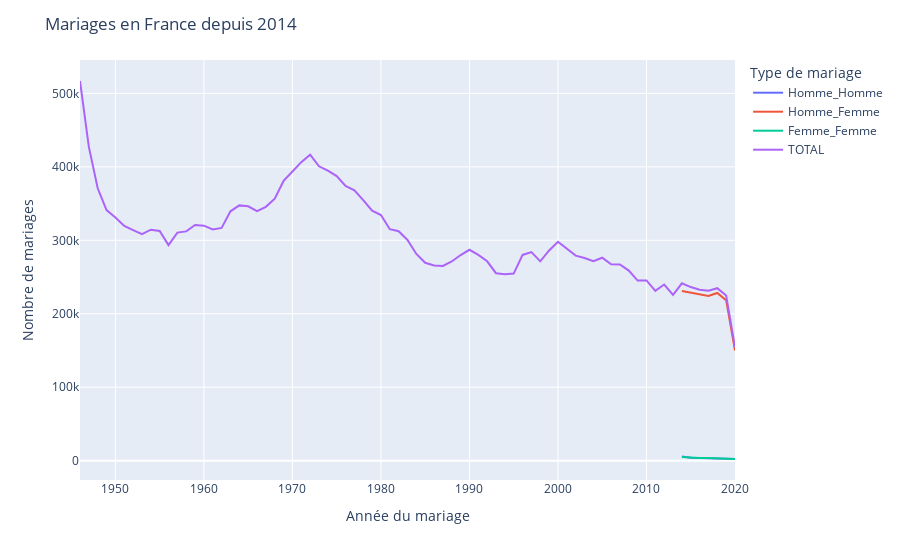

The notebook cell this image was saved under:
### Code cell
fig = px.line(df, x='AMAR', y=['Homme_Homme', 'Homme_Femme', 'Femme_Femme','TOTAL'])
fig.update_layout(
    title = 'Mariages en France depuis 2014',
    xaxis = dict(title = 'Année du mariage'),
    yaxis = dict(title = 'Nombre de mariages'), 
    legend = dict(title = 'Type de mariage')
    
)

### Figure 1 — Plotly figure (JSON) as saved in the notebook; plotly's stock layout.template omitted (floating-point values rounded to 4 significant figures)
{"data": [{"hovertemplate": "variable=Homme_Homme<br>AMAR=%{x}<br>value=%{y}<extra></extra>", "legendgroup": "Homme_Homme", "line": {"color": "#636efa", "dash": "solid"}, "marker": {"symbol": "circle"}, "mode": "lines", "name": "Homme_Homme", "orientation": "v", "showlegend": true, "type": "scatter", "x": [1946, 1947, 1948, 1949, 1950, 1951, 1952, 1953, 1954, 1955, 1956, 1957, 1958, 1959, 1960, 1961, 1962, 1963, 1964, 1965, 1966, 1967, 1968, 1969, 1970, 1971, 1972, 1973, 1974, 1975, 1976, 1977, 1978, 1979, 1980, 1981, 1982, 1983, 1984, 1985, 1986, 1987, 1988, 1989, 1990, 1991, 1992, 1993, 1994, 1995, 1996, 1997, 1998, 1999, 2000, 2001, 2002, 2003, 2004, 2005, 2006, 2007, 2008, 2009, 2010, 2011, 2012, 2013, 2014, 2015, 2016, 2017, 2018, 2019, 2020], "xaxis": "x", "y": [null, null, null, null, null, null, null, null, null, null, null, null, null, null, null, null, null, null, null, null, null, null, null, null, null, null, null, null, null, null, null, null, null, null, null, null, null, null, null, null, null, null, null, null, null, null, null, null, null, null, null, null, null, null, null, null, null, null, null, null, null, null, null, null, null, null, null, null, 5672, 4085, 3672, 3565, 3268, 3061, 2241], "yaxis": "y"}, {"hovertemplate": "variable=Homme_Femme<br>AMAR=%{x}<br>value=%{y}<extra></extra>", "legendgroup": "Homme_Femme", "line": {"color": "#EF553B", "dash": "solid"}, "marker": {"symbol": "circle"}, "mode": "lines", "name": "Homme_Femme", "orientation": "v", "showlegend": true, "type": "scatter", "x": [1946, 1947, 1948, 1949, 1950, 1951, 1952, 1953, 1954, 1955, 1956, 1957, 1958, 1959, 1960, 1961, 1962, 1963, 1964, 1965, 1966, 1967, 1968, 1969, 1970, 1971, 1972, 1973, 1974, 1975, 1976, 1977, 1978, 1979, 1980, 1981, 1982, 1983, 1984, 1985, 1986, 1987, 1988, 1989, 1990, 1991, 1992, 1993, 1994, 1995, 1996, 1997, 1998, 1999, 2000, 2001, 2002, 2003, 2004, 2005, 2006, 2007, 2008, 2009, 2010, 2011, 2012, 2013, 2014, 2015, 2016, 2017, 2018, 2019, 2020], "xaxis": "x", "y": [null, null, null, null, null, null, null, null, null, null, null, null, null, null, null, null, null, null, null, null, null, null, null, null, null, null, null, null, null, null, null, null, null, null, null, null, null, null, null, null, null, null, null, null, null, null, null, null, null, null, null, null, null, null, null, null, null, null, null, null, null, null, null, null, null, null, null, null, 230954, 228565, 225612, 224185, 228349, 218468, 149983], "yaxis": "y"}, {"hovertemplate": "variable=Femme_Femme<br>AMAR=%{x}<br>value=%{y}<extra></extra>", "legendgroup": "Femme_Femme", "line": {"color": "#00cc96", "dash": "solid"}, "marker": {"symbol": "circle"}, "mode": "lines", "name": "Femme_Femme", "orientation": "v", "showlegend": true, "type": "scatter", "x": [1946, 1947, 1948, 1949, 1950, 1951, 1952, 1953, 1954, 1955, 1956, 1957, 1958, 1959, 1960, 1961, 1962, 1963, 1964, 1965, 1966, 1967, 1968, 1969, 1970, 1971, 1972, 1973, 1974, 1975, 1976, 1977, 1978, 1979, 1980, 1981, 1982, 1983, 1984, 1985, 1986, 1987, 1988, 1989, 1990, 1991, 1992, 1993, 1994, 1995, 1996, 1997, 1998, 1999, 2000, 2001, 2002, 2003, 2004, 2005, 2006, 2007, 2008, 2009, 2010, 2011, 2012, 2013, 2014, 2015, 2016, 2017, 2018, 2019, 2020], "xaxis": "x", "y": [null, null, null, null, null, null, null, null, null, null, null, null, null, null, null, null, null, null, null, null, null, null, null, null, null, null, null, null, null, null, null, null, null, null, null, null, null, null, null, null, null, null, null, null, null, null, null, null, null, null, null, null, null, null, null, null, null, null, null, null, null, null, null, null, null, null, null, null, 4858, 3666, 3441, 3588, 3118, 3211, 2357], "yaxis": "y"}, {"hovertemplate": "variable=TOTAL<br>AMAR=%{x}<br>value=%{y}<extra></extra>", "legendgroup": "TOTAL", "line": {"color": "#ab63fa", "dash": "solid"}, "marker": {"symbol": "circle"}, "mode": "lines", "name": "TOTAL", "orientation": "v", "showlegend": true, "type": "scatter", "x": [1946, 1947, 1948, 1949, 1950, 1951, 1952, 1953, 1954, 1955, 1956, 1957, 1958, 1959, 1960, 1961, 1962, 1963, 1964, 1965, 1966, 1967, 1968, 1969, 1970, 1971, 1972, 1973, 1974, 1975, 1976, 1977, 1978, 1979, 1980, 1981, 1982, 1983, 1984, 1985, 1986, 1987, 1988, 1989, 1990, 1991, 1992, 1993, 1994, 1995, 1996, 1997, 1998, 1999, 2000, 2001, 2002, 2003, 2004, 2005, 2006, 2007, 2008, 2009, 2010, 2011, 2012, 2013, 2014, 2015, 2016, 2017, 2018, 2019, 2020], "xaxis": "x", "y": [516882, 427113, 370769, 341091, 331091, 319651, 313892, 308426, 314453, 312703, 293450, 310509, 312133, 320821, 319944, 314841, 316873, 339463, 347525, 346308, 339746, 345578, 356615, 380829, 393686, 406416, 416521, 400740, 394755, 387379, 374003, 368166, 354628, 340405, 334377, 315117, 312405, 300513, 281402, 269419, 265678, 265177, 271124, 279900, 287099, 280175, 271427, 255190, 253746, 254651, 280072, 283984, 271361, 286191, 297922, 288255, 279087, 275963, 271598, 276303, 267260, 267194, 258739, 245151, 245334, 231100, 239840, 225784, 241484, 236316, 232725, 231338, 234735, 224740, 154581], "yaxis": "y"}], "layout": {"legend": {"title": {"text": "Type de mariage"}, "tracegroupgap": 0}, "margin": {"t": 60}, "title": {"text": "Mariages en France depuis 2014"}, "xaxis": {"anchor": "y", "domain": [0, 1], "title": {"text": "Année du mariage"}}, "yaxis": {"anchor": "x", "domain": [0, 1], "title": {"text": "Nombre de mariages"}}}}
